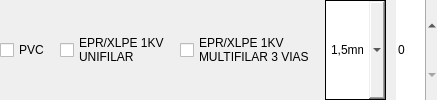
                     <widget class="QFrame" name="frame_8">
                      <property name="frameShape">
                       <enum>QFrame::NoFrame</enum>
                      </property>
                      <property name="frameShadow">
                       <enum>QFrame::Plain</enum>
                      </property>
                      <property name="lineWidth">
                       <number>2</number>
                      </property>
                      <layout class="QHBoxLayout" name="horizontalLayout_6">
                       <property name="spacing">
                        <number>10</number>
                       </property>
                       <property name="leftMargin">
                        <number>0</number>
                       </property>
                       <property name="topMargin">
                        <number>0</number>
                       </property>
                       <property name="rightMargin">
                        <number>0</number>
                       </property>
                       <property name="bottomMargin">
                        <number>0</number>
                       </property>
                       <item>
                        <widget class="QFrame" name="frame_15">
                         <property name="sizePolicy">
                          <sizepolicy hsizetype="MinimumExpanding" vsizetype="Preferred">
                           <horstretch>0</horstretch>
                           <verstretch>0</verstretch>
                          </sizepolicy>
                         </property>
                         <property name="frameShape">
                          <enum>QFrame::NoFrame</enum>
                         </property>
                         <property name="frameShadow">
                          <enum>QFrame::Plain</enum>
                         </property>
                         <layout class="QHBoxLayout" name="horizontalLayout_12">
                          <property name="spacing">
                           <number>10</number>
                          </property>
                          <property name="leftMargin">
                           <number>0</number>
                          </property>
                          <property name="topMargin">
                           <number>0</number>
                          </property>
                          <property name="rightMargin">
                           <number>0</number>
                          </property>
                          <property name="bottomMargin">
                           <number>0</number>
                          </property>
                          <item>
                           <widget class="QCheckBox" name="radioButton_11">
                            <property name="sizePolicy">
                             <sizepolicy hsizetype="Minimum" vsizetype="Minimum">
                              <horstretch>0</horstretch>
                              <verstretch>0</verstretch>
                             </sizepolicy>
                            </property>
                            <property name="text">
                             <string>PVC</string>
                            </property>
                            <property name="checkable">
                             <bool>true</bool>
                            </property>
                            <property name="checked">
                             <bool>false</bool>
                            </property>
                            <property name="autoRepeat">
                             <bool>false</bool>
                            </property>
                           </widget>
                          </item>
                          <item>
                           <widget class="QCheckBox" name="radioButton_12">
                            <property name="sizePolicy">
                             <sizepolicy hsizetype="Minimum" vsizetype="Minimum">
                              <horstretch>0</horstretch>
                              <verstretch>0</verstretch>
                             </sizepolicy>
                            </property>
                            <property name="autoFillBackground">
                             <bool>false</bool>
                            </property>
                            <property name="inputMethodHints">
                             <set>Qt::ImhNone</set>
                            </property>
                            <property name="text">
                             <string>EPR/XLPE 1KV
UNIFILAR</string>
                            </property>
                           </widget>
                          </item>
                          <item>
                           <widget class="QCheckBox" name="radioButton_10">
                            <property name="sizePolicy">
                             <sizepolicy hsizetype="Minimum" vsizetype="Minimum">
                              <horstretch>0</horstretch>
                              <verstretch>0</verstretch>
                             </sizepolicy>
                            </property>
                            <property name="cursor">
                             <cursorShape>ArrowCursor</cursorShape>
                            </property>
                            <property name="text">
                             <string>EPR/XLPE 1KV
MULTIFILAR 3 VIAS</string>
                            </property>
                           </widget>
                          </item>
                         </layout>
                        </widget>
                       </item>
                       <item>
                        <widget class="QFrame" name="frame_19">
                         <property name="frameShape">
                          <enum>QFrame::Box</enum>
                         </property>
                         <property name="frameShadow">
                          <enum>QFrame::Plain</enum>
                         </property>
                         <layout class="QHBoxLayout" name="horizontalLayout_16">
                          <property name="spacing">
                           <number>0</number>
                          </property>
                          <property name="leftMargin">
                           <number>0</number>
                          </property>
                          <property name="topMargin">
                           <number>0</number>
                          </property>
                          <property name="rightMargin">
                           <number>0</number>
                          </property>
                          <property name="bottomMargin">
                           <number>0</number>
                          </property>
                          <item>
                           <widget class="QComboBox" name="bitolas4">
                            <property name="sizePolicy">
                             <sizepolicy hsizetype="Preferred" vsizetype="Minimum">
                              <horstretch>0</horstretch>
                              <verstretch>0</verstretch>
                             </sizepolicy>
                            </property>
                            <property name="styleSheet">
                             <string notr="true">QComboBox {
	border: 0px solid rgba(255, 255, 255, 0);
}
QComboBox:hover {
	border-bottom:2px solid;
	border-bottom-color: rgb(0, 85, 255);
}
</string>
                            </property>
                            <property name="frame">
                             <bool>false</bool>
                            </property>
                            <item>
                             <property name="text">
                              <string>1,5mm²</string>
                             </property>
                            </item>
                           </widget>
                          </item>
                         </layout>
                        </widget>
                       </item>
                       <item>
                        <widget class="QSpinBox" name="qnt4">
                         <property name="sizePolicy">
                          <sizepolicy hsizetype="Maximum" vsizetype="Minimum">
                           <horstretch>0</horstretch>
                           <verstretch>0</verstretch>
                          </sizepolicy>
                         </property>
                         <property name="styleSheet">
                          <string notr="true">QSpinBox {
	border-color: rgba(255, 255, 255, 0);
	text-decoration:none;
}
QSpinBox:hover {
	border-bottom:2px solid;
	border-bottom-color: rgb(0, 85, 255);
}
</string>
                         </property>
                         <property name="frame">
                          <bool>false</bool>
                         </property>
                        </widget>
                       </item>
                      </layout>
                     </widget>
